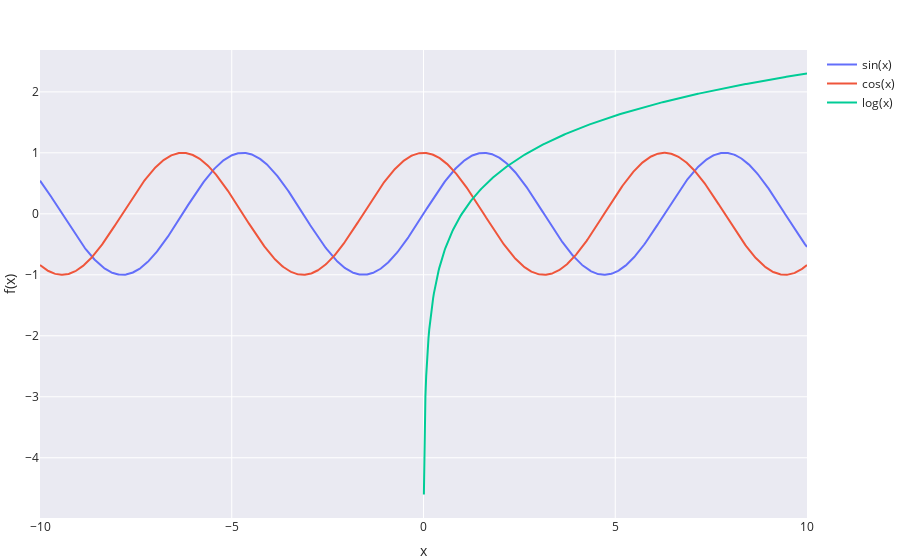

The notebook cell this image was saved under:
### Code cell
from sympy import *
from spb import *
var("x")
plot(sin(x), cos(x), log(x), backend=PB)

### Figure 1 — Plotly figure (JSON) as saved in the notebook; plotly's stock layout.template omitted (floating-point values rounded to 4 significant figures; data arrays with more than 128 entries replaced by an {"elided": "..."} marker saying what was removed)
{"data": [{"line": {"color": "#636EFA"}, "mode": "lines", "name": "sin(x)", "showlegend": true, "type": "scatter", "x": {"elided": "1000 float values"}, "y": {"elided": "1000 float values"}}, {"line": {"color": "#EF553B"}, "mode": "lines", "name": "cos(x)", "showlegend": true, "type": "scatter", "x": {"elided": "1000 float values"}, "y": {"elided": "1000 float values"}}, {"line": {"color": "#00CC96"}, "mode": "lines", "name": "log(x)", "showlegend": true, "type": "scatter", "x": {"elided": "1000 float values"}, "y": {"elided": "1000 float values"}}], "layout": {"margin": {"b": 0, "l": 0, "r": 40, "t": 50}, "polar": {"angularaxis": {"direction": "counterclockwise", "rotation": 0}}, "scene": {"aspectratio": {}, "camera": {}, "xaxis": {"showgrid": true, "title": {"text": "x"}, "visible": true, "zeroline": true}, "yaxis": {"showgrid": true, "title": {"text": "f(x)"}, "visible": true, "zeroline": true}, "zaxis": {"showgrid": true, "title": {"text": ""}, "visible": true, "zeroline": true}}, "showlegend": true, "title": {"text": "<b></b>", "x": 0.5}, "xaxis": {"constrain": "domain", "showgrid": true, "title": {"text": "x"}, "visible": true, "zeroline": true}, "yaxis": {"showgrid": true, "title": {"text": "f(x)"}, "visible": true, "zeroline": true}}}
